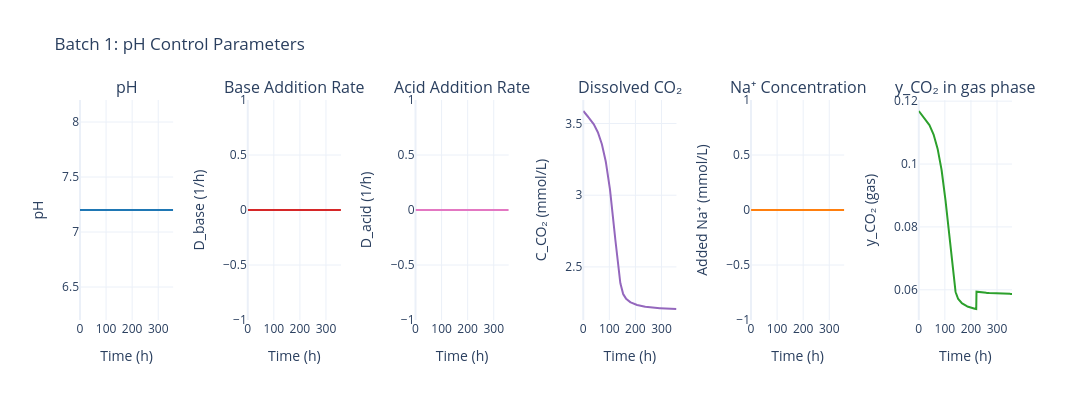

Notebook code for this chart:
### Code cell
sim.data.plot_pH_control(batch_number=1)

### Figure 1 — Plotly figure (JSON) as saved in the notebook; plotly's stock layout.template omitted (floating-point values rounded to 4 significant figures; data arrays with more than 128 entries replaced by an {"elided": "..."} marker saying what was removed)
{"data": [{"hovertemplate": "Time: %{x:.1f} h<br>pH: %{y:.2f}<extra></extra>", "line": {"color": "#1f77b4", "width": 2}, "mode": "lines", "name": "pH", "type": "scatter", "x": {"elided": "427 float values"}, "xaxis": "x", "y": {"elided": "427 float values"}, "yaxis": "y"}, {"hovertemplate": "Time: %{x:.1f} h<br>D_base: %{y:.4f} 1/h<extra></extra>", "line": {"color": "#d62728", "width": 2}, "mode": "lines", "name": "D_base", "type": "scatter", "x": {"elided": "427 float values"}, "xaxis": "x2", "y": {"elided": "427 float values"}, "yaxis": "y2"}, {"hovertemplate": "Time: %{x:.1f} h<br>D_acid: %{y:.4f} 1/h<extra></extra>", "line": {"color": "#e377c2", "width": 2}, "mode": "lines", "name": "D_acid", "type": "scatter", "x": {"elided": "427 float values"}, "xaxis": "x3", "y": {"elided": "427 float values"}, "yaxis": "y3"}, {"hovertemplate": "Time: %{x:.1f} h<br>C_CO₂: %{y:.2f} mmol/L<extra></extra>", "line": {"color": "#9467bd", "width": 2}, "mode": "lines", "name": "C_CO₂", "type": "scatter", "x": {"elided": "427 float values"}, "xaxis": "x4", "y": {"elided": "427 float values"}, "yaxis": "y4"}, {"hovertemplate": "Time: %{x:.1f} h<br>Added Na⁺: %{y:.1f} mmol/L<extra></extra>", "line": {"color": "#ff7f0e", "width": 2}, "mode": "lines", "name": "Added Na⁺", "type": "scatter", "x": {"elided": "427 float values"}, "xaxis": "x5", "y": {"elided": "427 float values"}, "yaxis": "y5"}, {"hovertemplate": "Time: %{x:.1f} h<br>y_CO₂ (gas): %{y:.2f}<extra></extra>", "line": {"color": "#2ca02c", "width": 2}, "mode": "lines", "name": "y_CO₂ (gas)", "type": "scatter", "x": {"elided": "427 float values"}, "xaxis": "x6", "y": {"elided": "427 float values"}, "yaxis": "y6"}], "layout": {"annotations": [{"font": {"size": 16}, "showarrow": false, "text": "pH", "x": 0.05, "xanchor": "center", "xref": "paper", "y": 1, "yanchor": "bottom", "yref": "paper"}, {"font": {"size": 16}, "showarrow": false, "text": "Base Addition Rate", "x": 0.23, "xanchor": "center", "xref": "paper", "y": 1, "yanchor": "bottom", "yref": "paper"}, {"font": {"size": 16}, "showarrow": false, "text": "Acid Addition Rate", "x": 0.41, "xanchor": "center", "xref": "paper", "y": 1, "yanchor": "bottom", "yref": "paper"}, {"font": {"size": 16}, "showarrow": false, "text": "Dissolved CO₂", "x": 0.59, "xanchor": "center", "xref": "paper", "y": 1, "yanchor": "bottom", "yref": "paper"}, {"font": {"size": 16}, "showarrow": false, "text": "Na⁺ Concentration", "x": 0.77, "xanchor": "center", "xref": "paper", "y": 1, "yanchor": "bottom", "yref": "paper"}, {"font": {"size": 16}, "showarrow": false, "text": "y_CO₂ in gas phase", "x": 0.95, "xanchor": "center", "xref": "paper", "y": 1, "yanchor": "bottom", "yref": "paper"}], "font": {"size": 12}, "height": 400, "showlegend": false, "title": {"text": "Batch 1: pH Control Parameters"}, "width": 2100, "xaxis": {"anchor": "y", "domain": [0, 0.1], "title": {"text": "Time (h)"}}, "xaxis2": {"anchor": "y2", "domain": [0.18, 0.28], "title": {"text": "Time (h)"}}, "xaxis3": {"anchor": "y3", "domain": [0.36, 0.46], "title": {"text": "Time (h)"}}, "xaxis4": {"anchor": "y4", "domain": [0.54, 0.64], "title": {"text": "Time (h)"}}, "xaxis5": {"anchor": "y5", "domain": [0.72, 0.82], "title": {"text": "Time (h)"}}, "xaxis6": {"anchor": "y6", "domain": [0.9, 1.0], "title": {"text": "Time (h)"}}, "yaxis": {"anchor": "x", "domain": [0, 1], "title": {"text": "pH"}}, "yaxis2": {"anchor": "x2", "domain": [0, 1], "title": {"text": "D_base (1/h)"}}, "yaxis3": {"anchor": "x3", "domain": [0, 1], "title": {"text": "D_acid (1/h)"}}, "yaxis4": {"anchor": "x4", "domain": [0, 1], "title": {"text": "C_CO₂ (mmol/L)"}}, "yaxis5": {"anchor": "x5", "domain": [0, 1], "title": {"text": "Added Na⁺ (mmol/L)"}}, "yaxis6": {"anchor": "x6", "domain": [0, 1], "title": {"text": "y_CO₂ (gas)"}}}}
